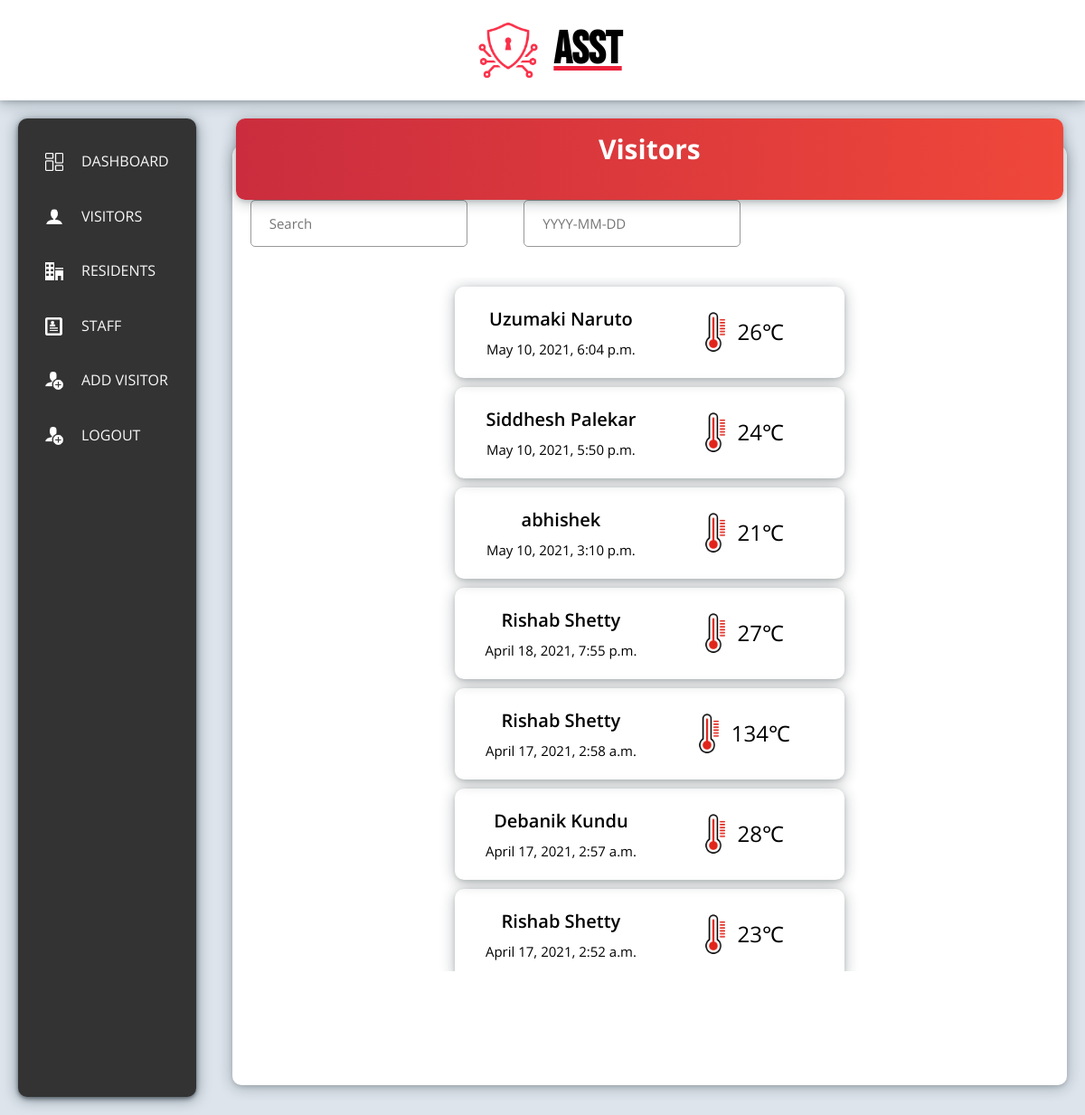
/visitors (signed in), run on an earlier commit of the app's database.
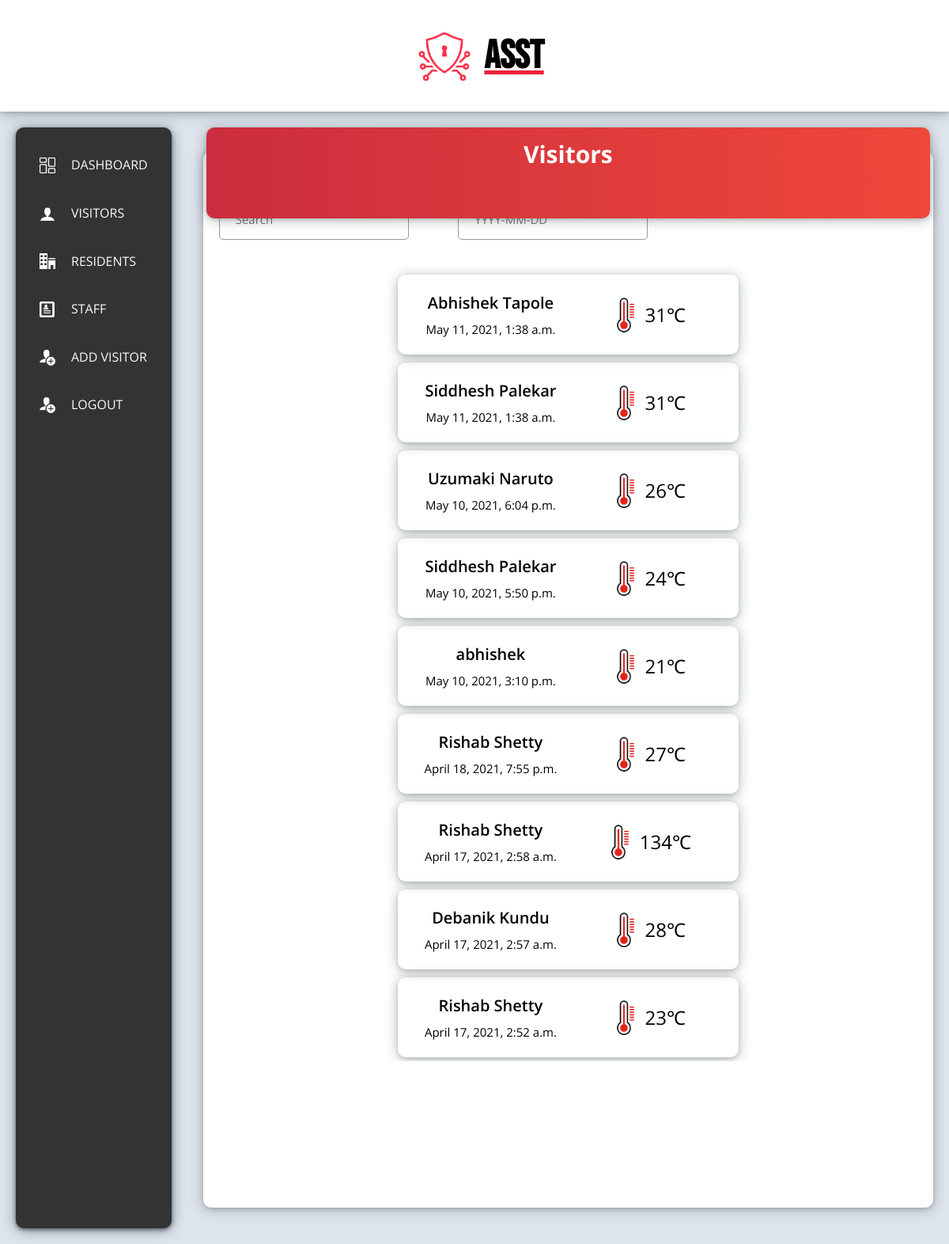
And on a later commit of the database.
### people/models.py (models this page shows, shortened)
class UnknownVisitor(models.Model):
    name = models.CharField(max_length=150)
    temp = models.IntegerField()
    date_time = models.DateTimeField(auto_now_add=True)
    contact = models.CharField(max_length=500,null=True,blank=True)
    visiting = models.CharField(max_length=500,null=True,blank=True)

class Visitor(models.Model):
    name = models.ForeignKey(People,on_delete=models.DO_NOTHING)
    temp = models.IntegerField()
    date_time = models.DateTimeField(auto_now_add=True)

class People(models.Model):
    name = models.CharField(max_length=150)
    image = models.ImageField(default='avatar.png',upload_to=upload_location,null=True,blank=True)
    contact = models.CharField(max_length=150)
    address = models.TextField(max_length=2000)
    role = models.ForeignKey(Role,on_delete = models.DO_NOTHING )
    registration_date = models.DateField(auto_now_add=True)
    def __str__(self):
        return self.name

### pages/views.py (the view)
# urls.py: path('visitors', visitors,name = "visitors"),
@login_required(login_url='login')
def visitors(request):
    search = request.GET.get('search')
    date = request.GET.get('date')
    print(type(date))
    visitors = Visitor.objects.all()
    unknown = UnknownVisitor.objects.all()
    if search:
        visitors = visitors.filter(name__name__icontains=search)
        unknown = unknown.filter(name__icontains=search)
    if date:
        visitors = visitors.filter(date_time__gte = date,date_time__lte = date+' 23:59')
        unknown = unknown.filter(date_time__gte = date,date_time__lte = date+' 23:59')
        print(visitors[0].date_time)
    result_list = sorted(
    chain(visitors, unknown),
    key=attrgetter('date_time'),
    reverse=True)
    context = {
        'visitors' : result_list
    }
    return render(request,'visitors.html',context)

### templates/visitors.html (shortened to what this page needs)
{% extends 'base.html'  %}
{% load static %}
{% block content-header %}Visitors{% endblock content-header %}
{% block content %}
    <span class="visitor-search">
        <form method="GET" action="">
            <input type="text" placeholder="Search" name="search" class="form__input" autocomplete="off">
        </form>
    </span>
    <span class="visitor-search">
        <form method="GET" action="">
            <input type="text" placeholder="YYYY-MM-DD" name="date" class="form__input" autocomplete="off">
        </form>
    </span>
    <div class="visitor-list">
        {% for visitor in visitors %}
            <div class="visitor-card">
                <div class="visitor-card__name-time" >
                    <span class="visitor-card__name-time__name">{{visitor.name}}</span>
                    <span class="visitor-card__name-time__date">{{visitor.date_time}}</span>
                </div>
                <div class="visitor-card__temp-display">
                    <img src="{% static 'img/temp.png' %}" alt="" class="visitor-card__temp-display__logo">
                    <span class="visitor-card__temp-display__temp">{{visitor.temp}}&#8451;</span>
                </div>
            </div>
        {% endfor %}
    </div>
{% endblock content %}

What changed in the data, as far as the page shows it:
added Visitor: name "Abhishek Tapole", date_time "May 11, 2021, 1:38 a.m.", temp "31"
added Visitor: name "Siddhesh Palekar", date_time "May 11, 2021, 1:38 a.m.", temp "31"
